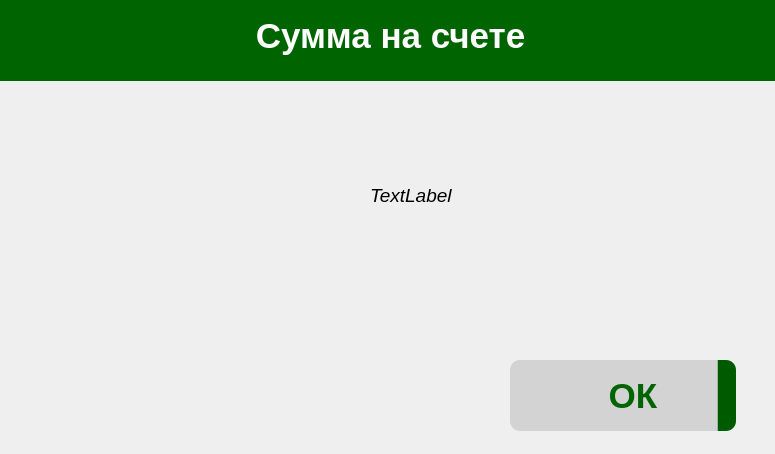
<?xml version="1.0" encoding="UTF-8"?>
<ui version="4.0">
 <class>BalanceWindow</class>
 <widget class="QWidget" name="BalanceWindow">
  <property name="geometry">
   <rect>
    <x>0</x>
    <y>0</y>
    <width>775</width>
    <height>454</height>
   </rect>
  </property>
  <property name="minimumSize">
   <size>
    <width>775</width>
    <height>454</height>
   </size>
  </property>
  <property name="maximumSize">
   <size>
    <width>775</width>
    <height>454</height>
   </size>
  </property>
  <property name="windowTitle">
   <string>Balance</string>
  </property>
  <property name="windowIcon">
   <iconset resource="res.qrc">
    <normaloff>:/rec/pictures/free-icon-atm-5346812.png</normaloff>:/rec/pictures/free-icon-atm-5346812.png</iconset>
  </property>
  <property name="autoFillBackground">
   <bool>false</bool>
  </property>
  <property name="styleSheet">
   <string notr="true"/>
  </property>
  <widget class="QLabel" name="label">
   <property name="geometry">
    <rect>
     <x>-10</x>
     <y>-10</y>
     <width>801</width>
     <height>91</height>
    </rect>
   </property>
   <property name="font">
    <font>
     <pointsize>26</pointsize>
     <bold>true</bold>
    </font>
   </property>
   <property name="styleSheet">
    <string notr="true">color:white;
background-color:#006400;</string>
   </property>
   <property name="text">
    <string>Сумма на счете</string>
   </property>
   <property name="alignment">
    <set>Qt::AlignCenter</set>
   </property>
  </widget>
  <widget class="QLabel" name="balanceLabel">
   <property name="geometry">
    <rect>
     <x>370</x>
     <y>170</y>
     <width>401</width>
     <height>51</height>
    </rect>
   </property>
   <property name="font">
    <font>
     <pointsize>14</pointsize>
     <italic>true</italic>
    </font>
   </property>
   <property name="styleSheet">
    <string notr="true">text-align: center;</string>
   </property>
   <property name="text">
    <string>TextLabel</string>
   </property>
  </widget>
  <widget class="QPushButton" name="pushButton">
   <property name="geometry">
    <rect>
     <x>500</x>
     <y>360</y>
     <width>251</width>
     <height>71</height>
    </rect>
   </property>
   <property name="font">
    <font>
     <pointsize>-1</pointsize>
     <bold>true</bold>
    </font>
   </property>
   <property name="layoutDirection">
    <enum>Qt::RightToLeft</enum>
   </property>
   <property name="styleSheet">
    <string notr="true">background-color:qlineargradient(spread:pad, x1:0.921631, y1:1, x2:0.917, y2:1, stop:0 rgba(0, 91, 0, 255), stop:1 rgba(211, 211, 211, 255));
color: #006400;
font-size: 35px;
font-weight: 700;
margin-left:10px;
margin-right: 15px;
border-radius: 10px;</string>
   </property>
   <property name="text">
    <string> ОК</string>
   </property>
   <property name="icon">
    <iconset resource="res.qrc">
     <normaloff>:/rec/pictures/free-icon-play-4210629.png</normaloff>:/rec/pictures/free-icon-play-4210629.png</iconset>
   </property>
   <property name="iconSize">
    <size>
     <width>30</width>
     <height>30</height>
    </size>
   </property>
   <property name="shortcut">
    <string/>
   </property>
   <property name="checkable">
    <bool>false</bool>
   </property>
  </widget>
 </widget>
 <resources>
  <include location="res.qrc"/>
 </resources>
 <connections/>
</ui>
